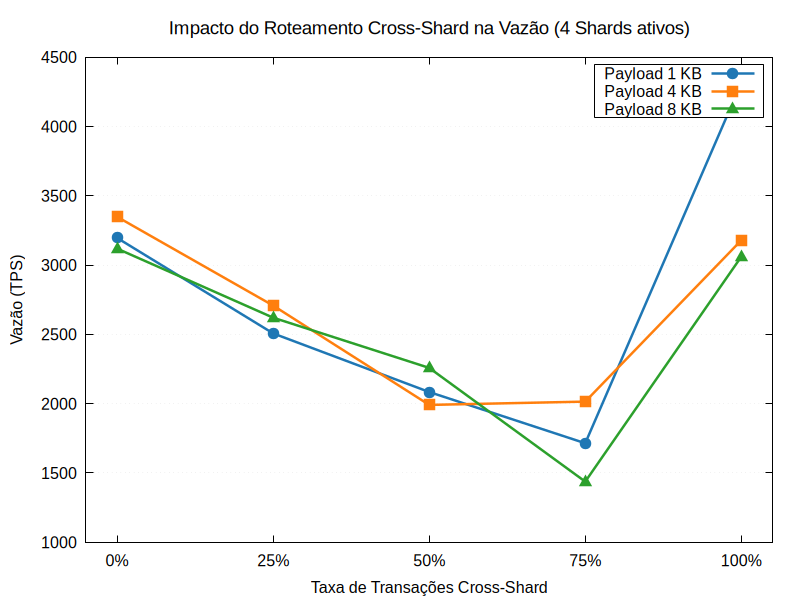

Source code (gnuplot):
# Configurações de saída
set terminal pngcairo size 800,600 enhanced font 'Arial,12'
set output 'grafico_cross_shard.png'

# Tratamento de dados
set datafile separator ","

# Títulos e Eixos
set title "Impacto do Roteamento Cross-Shard na Vazão (4 Shards ativos)" font ",14 bold"
set xlabel "Taxa de Transações Cross-Shard" font ",12 bold"
set ylabel "Vazão (TPS)" font ",12 bold"

# Grid e Legenda
set grid ytics lc rgb "#dddddd" lw 1 lt 0
set key top right box opaque

# Formatação do eixo X (Símbolo de percentagem corrigido com %%)
set xrange [-0.05:1.05]
set xtics ("0%%" 0.0, "25%%" 0.25, "50%%" 0.50, "75%%" 0.75, "100%%" 1.0)

# Função de filtragem para garantir que apenas os dados de 4 shards e payload específico sejam lidos
filter(s,p,target_s,target_p,val) = (s == target_s && p == target_p) ? val : NaN

# Plotagem (Repetindo o nome do ficheiro para estabilidade)
plot 'resultados_tese_skeen.csv' skip 1 using 3:(filter($1,$2,4,1024,$5)) with linespoints lw 2.5 pt 7 ps 1.5 lc rgb "#1f77b4" title "Payload 1 KB", \
     'resultados_tese_skeen.csv' skip 1 using 3:(filter($1,$2,4,4096,$5)) with linespoints lw 2.5 pt 5 ps 1.5 lc rgb "#ff7f0e" title "Payload 4 KB", \
     'resultados_tese_skeen.csv' skip 1 using 3:(filter($1,$2,4,8192,$5)) with linespoints lw 2.5 pt 9 ps 1.5 lc rgb "#2ca02c" title "Payload 8 KB"
